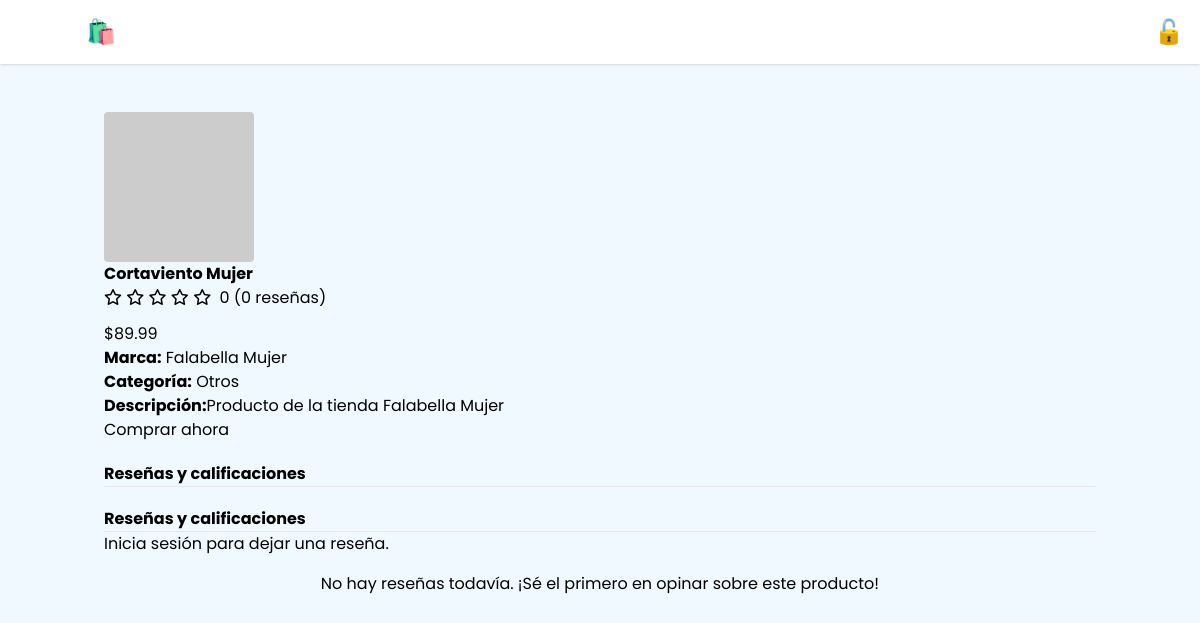
/producto/164/, run on the app's committed database.
### shopping/models.py (models this page shows, shortened)
class Product(models.Model):
    productName = models.CharField(max_length=200)
    productDescription = models.TextField()
    productPicture = models.URLField()  # Usamos URLField para imágenes externas
    productPrice = models.DecimalField(max_digits=10, decimal_places=2)
    productCategory = models.CharField(max_length=100, choices=[
        ('Camisetas', 'Camisetas'),
        ('Pantalones', 'Pantalones'),
        ('Zapatos', 'Zapatos'),
        ('Chaquetas', 'Chaquetas'),
        ('Accesorios', 'Accesorios'),
        ('Otros', 'Otros')
    ])
    productBrand = models.CharField(max_length=100)  # Para almacenar la marca
    productStock = models.PositiveIntegerField(default=10)  # Un control de stock simple
    productBuyLink = models.URLField()  # Link oficial de compra
    productLink = models.URLField(unique=False)  # Para evitar productos repetidos
    productOrigin = models.CharField(max_length=100, default='')  # Página web origen
    created_at = models.DateTimeField(auto_now_add=True)
    favorited_by = models.ManyToManyField(User, related_name='favorite_products', blank=True)

### shopping/views.py (the view, shortened to what this page needs)
# urls.py: path('producto/<int:producto_id>/', views.detalle_producto, name='detalle_producto'),
def detalle_producto(request, producto_id):
    producto = get_object_or_404(Product, id=producto_id)
    reseñas = producto.reseñas.all().order_by('-fecha')
    promedio = reseñas.aggregate(Avg('calificacion'))['calificacion__avg'] or 0
    context = {
        'producto': producto,
        'reseñas': reseñas,
        'promedio': round(promedio, 1)
    }
    return render(request, 'detalle_producto.html', context)

### shopping/templates/detalle_producto.html (shortened to what this page needs)
{% extends 'base.html' %}
{% block content %}
<div class="container py-4">
    <div class="row">
        <div class="col-md-4">
            <img src="{{ producto.productPicture }}" class="img-fluid rounded" alt="{{ producto.productName }}" style="max-width: 300px;">
        </div>
        <div class="col-md-8">
            <h2><strong>{{ producto.productName }}</strong></h2>
            <div class="mb-3">
                <div class="rating-stars">
                    {% for i in "12345"|make_list %}
                        {% if forloop.counter <= promedio|floatformat:"0" %}
                            <i class="fas fa-star text-warning"></i>
                        {% elif forloop.counter <= promedio|add:"0.5"|floatformat:"0" %}
                            <i class="fas fa-star-half-alt text-warning"></i>
                        {% else %}
                            <i class="far fa-star text-warning"></i>
                        {% endif %}
                    {% endfor %}
                    <span class="ms-1">{{ promedio }} ({{ reseñas|length }} reseñas)</span>
                </div>
            </div>
            <h3 class="text-primary">${{ producto.productPrice }}</h3>
            <p><strong>Marca:</strong> {{ producto.productBrand }}</p>
            <p><strong>Categoría:</strong> {{ producto.productCategory }}</p>
            <p><strong>Descripción:</strong>{{ producto.productDescription }}</p>
        <div class="d-grid gap-2">
            <a href="{{ producto.productBuyLink }}" target="_blank" class="btn btn-primary">Comprar ahora</a>
        </div>
    </div>
    <div class="row mt-5">
        <div class="col-md-12">
            <h3><strong>Reseñas y calificaciones</strong></h3>
            <hr>
        </div>
    </div>
<div class="row mt-5">
    <div class="col-md-12">
        <h3><strong>Reseñas y calificaciones</strong></h3>
        <hr>
    </div>
</div>
{% if user.is_authenticated %}
<div class="row mb-4">
    <div class="col-md-8">
        <div class="card">
            <div class="card-body">
                <h4>Escribe una reseña</h4>
                <form method="POST">
                    {% csrf_token %}
                    <div class="mb-3">
                        <label for="calificacion" class="form-label">Tu calificación:</label>
                        <div class="star-rating">
                            {% for i in "12345"|make_list %}
                            <input type="radio" id="star{{ i }}" name="calificacion" value="{{ i }}" required>
                            <label for="star{{ i }}" class="star-label">
                                <i class="far fa-star"></i>
                            </label>
                            {% endfor %}
                        </div>
                    </div>
                    <div class="mb-3">
                        <label for="texto" class="form-label">Tu opinión:</label>
                        <textarea name="texto" id="texto" class="form-control mx-auto d-block" style="max-width: 100%;" rows="4" placeholder="Comparte tu experiencia con este producto..." required></textarea>
                    </div>
                    <button type="submit" class="btn btn-primary">Publicar reseña</button>
                </form>
            </div>
        </div>
    </div>
</div>
{% else %}
<div class="row mb-4">
    <div class="col-md-8">
        <div class="alert alert-info">
            <p class="mb-0"><a href="{% url 'login' %}">Inicia sesión</a> para dejar una reseña.</p>
        </div>
    </div>
</div>
{% endif %}
    <div class="row justify-content-center">
        <div class="col-md-8">
            {% for r in reseñas %}
            <div class="card mb-3">
                <div class="card-body">
                    <div class="d-flex justify-content-between">
                        <h5 class="card-title">{{ r.usuario.username }}</h5>
                        <div class="text-warning">
                            {% for i in "12345"|make_list %}
                                {% if forloop.counter <= r.calificacion %}
                                    <i class="fas fa-star"></i>
                                {% else %}
                                    <i class="far fa-star"></i>
                                {% endif %}
                            {% endfor %}
                        </div>
                    </div>
                    <p class="card-text">{{ r.texto }}</p>
                    <small class="text-muted">{{ r.fecha|date:"d/m/Y H:i" }}</small>
                </div>
            </div>
            {% empty %}
            <div class="alert alert-light text-center">
                <p>No hay reseñas todavía. ¡Sé el primero en opinar sobre este producto!</p>
            </div>
            {% endfor %}
        </div>
    </div>
</div>
{% endblock %}

### data on the page
Product: productName "Cortaviento Mujer", productPrice "89.99", productBrand "Falabella Mujer", productCategory "Otros", productDescription "Producto de la tienda Falabella Mujer"

### other printed values
{{ promedio }} "0"
{{ reseñas|length }} "0"
